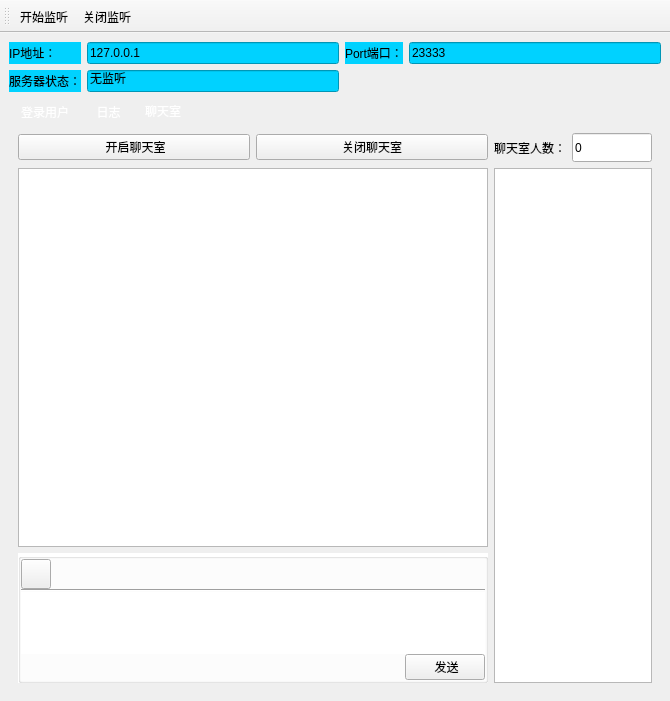
<?xml version="1.0" encoding="UTF-8"?>
<ui version="4.0">
 <class>QMServer</class>
 <widget class="QMainWindow" name="QMServer">
  <property name="geometry">
   <rect>
    <x>0</x>
    <y>0</y>
    <width>670</width>
    <height>701</height>
   </rect>
  </property>
  <property name="minimumSize">
   <size>
    <width>670</width>
    <height>550</height>
   </size>
  </property>
  <property name="maximumSize">
   <size>
    <width>670</width>
    <height>16777215</height>
   </size>
  </property>
  <property name="windowTitle">
   <string>服务器</string>
  </property>
  <property name="windowIcon">
   <iconset>
    <normaloff>:/icon/fwq.png</normaloff>:/icon/fwq.png</iconset>
  </property>
  <property name="styleSheet">
   <string notr="true">QMainWindow{
background-image: url(:/icon/gyg.jpg);
}
QTabWidget::pane{
border:none;
}

QTabBar::tab{
	background:transparent;
	color: rgb(255, 255, 255);
}</string>
  </property>
  <widget class="QWidget" name="centralwidget">
   <layout class="QGridLayout" name="gridLayout_2">
    <item row="0" column="0">
     <layout class="QGridLayout" name="gridLayout">
      <item row="0" column="0">
       <widget class="QLabel" name="label_4">
        <property name="styleSheet">
         <string notr="true">background-color: rgb(0, 210, 255);</string>
        </property>
        <property name="text">
         <string>IP地址：</string>
        </property>
       </widget>
      </item>
      <item row="0" column="1">
       <widget class="QLineEdit" name="ip">
        <property name="styleSheet">
         <string notr="true">background-color: rgb(0, 210, 255);</string>
        </property>
        <property name="text">
         <string>127.0.0.1</string>
        </property>
       </widget>
      </item>
      <item row="0" column="2">
       <widget class="QLabel" name="label_5">
        <property name="styleSheet">
         <string notr="true">background-color: rgb(0, 210, 255);
</string>
        </property>
        <property name="text">
         <string>Port端口：</string>
        </property>
       </widget>
      </item>
      <item row="0" column="3">
       <widget class="QLineEdit" name="port">
        <property name="styleSheet">
         <string notr="true">background-color: rgb(0, 210, 255);</string>
        </property>
        <property name="text">
         <string>23333</string>
        </property>
        <property name="readOnly">
         <bool>false</bool>
        </property>
       </widget>
      </item>
      <item row="1" column="0">
       <widget class="QLabel" name="label">
        <property name="styleSheet">
         <string notr="true">background-color: rgb(0, 210, 255);</string>
        </property>
        <property name="text">
         <string>服务器状态：</string>
        </property>
       </widget>
      </item>
      <item row="1" column="1">
       <widget class="QLineEdit" name="lineEdit">
        <property name="styleSheet">
         <string notr="true">background-color:rgb(0, 210, 255);</string>
        </property>
        <property name="text">
         <string>无监听</string>
        </property>
        <property name="readOnly">
         <bool>true</bool>
        </property>
       </widget>
      </item>
     </layout>
    </item>
    <item row="1" column="0">
     <widget class="QTabWidget" name="tabWidget">
      <property name="acceptDrops">
       <bool>false</bool>
      </property>
      <property name="autoFillBackground">
       <bool>false</bool>
      </property>
      <property name="styleSheet">
       <string notr="true"/>
      </property>
      <property name="currentIndex">
       <number>2</number>
      </property>
      <widget class="QWidget" name="tab">
       <attribute name="title">
        <string>登录用户</string>
       </attribute>
       <layout class="QVBoxLayout" name="verticalLayout_3">
        <item>
         <widget class="QTableWidget" name="tableWidget">
          <property name="styleSheet">
           <string notr="true">background-image: url(:/icon/0x1024a0a0.jpg);
</string>
          </property>
          <property name="editTriggers">
           <set>QAbstractItemView::NoEditTriggers</set>
          </property>
          <property name="dragEnabled">
           <bool>false</bool>
          </property>
          <property name="dragDropOverwriteMode">
           <bool>false</bool>
          </property>
          <property name="selectionMode">
           <enum>QAbstractItemView::ExtendedSelection</enum>
          </property>
          <property name="selectionBehavior">
           <enum>QAbstractItemView::SelectRows</enum>
          </property>
          <property name="textElideMode">
           <enum>Qt::ElideMiddle</enum>
          </property>
          <property name="showGrid">
           <bool>true</bool>
          </property>
          <property name="sortingEnabled">
           <bool>false</bool>
          </property>
          <attribute name="horizontalHeaderMinimumSectionSize">
           <number>30</number>
          </attribute>
          <attribute name="horizontalHeaderDefaultSectionSize">
           <number>132</number>
          </attribute>
          <attribute name="verticalHeaderVisible">
           <bool>false</bool>
          </attribute>
          <column>
           <property name="text">
            <string>账号</string>
           </property>
          </column>
          <column>
           <property name="text">
            <string>地址</string>
           </property>
          </column>
          <column>
           <property name="text">
            <string>端口</string>
           </property>
          </column>
          <column>
           <property name="text">
            <string>登录时间</string>
           </property>
          </column>
         </widget>
        </item>
       </layout>
      </widget>
      <widget class="QWidget" name="tab_2">
       <attribute name="title">
        <string> 日志</string>
       </attribute>
       <layout class="QVBoxLayout" name="verticalLayout_2">
        <item>
         <layout class="QHBoxLayout" name="horizontalLayout">
          <item>
           <widget class="QLabel" name="label_3">
            <property name="styleSheet">
             <string notr="true">background-color: rgb(0, 210, 255);</string>
            </property>
            <property name="text">
             <string>服务器日志：</string>
            </property>
           </widget>
          </item>
          <item>
           <spacer name="horizontalSpacer">
            <property name="orientation">
             <enum>Qt::Horizontal</enum>
            </property>
            <property name="sizeHint" stdset="0">
             <size>
              <width>40</width>
              <height>20</height>
             </size>
            </property>
           </spacer>
          </item>
         </layout>
        </item>
        <item>
         <widget class="QPlainTextEdit" name="plainTextEdit">
          <property name="readOnly">
           <bool>true</bool>
          </property>
          <property name="plainText">
           <string/>
          </property>
         </widget>
        </item>
       </layout>
      </widget>
      <widget class="QWidget" name="tab_3">
       <attribute name="title">
        <string>聊天室</string>
       </attribute>
       <layout class="QGridLayout" name="gridLayout_3">
        <item row="0" column="0">
         <widget class="QPushButton" name="pushButton">
          <property name="text">
           <string> 开启聊天室</string>
          </property>
          <property name="icon">
           <iconset>
            <normaloff>:/icon/ks.png</normaloff>:/icon/ks.png</iconset>
          </property>
         </widget>
        </item>
        <item row="0" column="1">
         <widget class="QPushButton" name="pushButton_2">
          <property name="text">
           <string>关闭聊天室</string>
          </property>
          <property name="icon">
           <iconset>
            <normaloff>:/icon/tz.png</normaloff>:/icon/tz.png</iconset>
          </property>
         </widget>
        </item>
        <item row="0" column="2">
         <widget class="QLabel" name="label_2">
          <property name="sizePolicy">
           <sizepolicy hsizetype="Maximum" vsizetype="Preferred">
            <horstretch>0</horstretch>
            <verstretch>0</verstretch>
           </sizepolicy>
          </property>
          <property name="styleSheet">
           <string notr="true"/>
          </property>
          <property name="text">
           <string>聊天室人数：</string>
          </property>
         </widget>
        </item>
        <item row="0" column="3">
         <widget class="QLineEdit" name="lineEdit_4">
          <property name="minimumSize">
           <size>
            <width>0</width>
            <height>29</height>
           </size>
          </property>
          <property name="maximumSize">
           <size>
            <width>80</width>
            <height>16777215</height>
           </size>
          </property>
          <property name="styleSheet">
           <string notr="true"/>
          </property>
          <property name="text">
           <string>0</string>
          </property>
          <property name="readOnly">
           <bool>true</bool>
          </property>
         </widget>
        </item>
        <item row="1" column="0" colspan="2">
         <widget class="QTextEdit" name="textEdit">
          <property name="readOnly">
           <bool>true</bool>
          </property>
         </widget>
        </item>
        <item row="1" column="2" rowspan="2" colspan="2">
         <widget class="QListWidget" name="listWidget">
          <property name="maximumSize">
           <size>
            <width>200</width>
            <height>16777215</height>
           </size>
          </property>
         </widget>
        </item>
        <item row="2" column="0" colspan="2">
         <widget class="QGroupBox" name="groupBox">
          <property name="maximumSize">
           <size>
            <width>16777215</width>
            <height>130</height>
           </size>
          </property>
          <property name="styleSheet">
           <string notr="true">QGroupBox{
background-color: rgb(255, 255, 255);
}</string>
          </property>
          <property name="title">
           <string/>
          </property>
          <layout class="QGridLayout" name="gridLayout_4">
           <property name="leftMargin">
            <number>0</number>
           </property>
           <property name="topMargin">
            <number>0</number>
           </property>
           <property name="rightMargin">
            <number>0</number>
           </property>
           <property name="bottomMargin">
            <number>0</number>
           </property>
           <property name="horizontalSpacing">
            <number>7</number>
           </property>
           <property name="verticalSpacing">
            <number>0</number>
           </property>
           <item row="0" column="0">
            <widget class="QPushButton" name="pushButton_4">
             <property name="minimumSize">
              <size>
               <width>30</width>
               <height>30</height>
              </size>
             </property>
             <property name="maximumSize">
              <size>
               <width>30</width>
               <height>30</height>
              </size>
             </property>
             <property name="text">
              <string/>
             </property>
             <property name="icon">
              <iconset resource="../client/icon.qrc">
               <normaloff>:/icon/bq.png</normaloff>:/icon/bq.png</iconset>
             </property>
            </widget>
           </item>
           <item row="3" column="1">
            <widget class="QPushButton" name="pushButton_3">
             <property name="maximumSize">
              <size>
               <width>16777215</width>
               <height>30</height>
              </size>
             </property>
             <property name="styleSheet">
              <string notr="true"/>
             </property>
             <property name="text">
              <string> 发送</string>
             </property>
            </widget>
           </item>
           <item row="3" column="0">
            <spacer name="horizontalSpacer_2">
             <property name="orientation">
              <enum>Qt::Horizontal</enum>
             </property>
             <property name="sizeHint" stdset="0">
              <size>
               <width>344</width>
               <height>20</height>
              </size>
             </property>
            </spacer>
           </item>
           <item row="2" column="0" colspan="2">
            <widget class="QTextEdit" name="textEdit_2">
             <property name="maximumSize">
              <size>
               <width>16777215</width>
               <height>100</height>
              </size>
             </property>
             <property name="styleSheet">
              <string notr="true">background-color:transparent;
border:none;
background-color: rgb(255, 255, 255);</string>
             </property>
            </widget>
           </item>
           <item row="1" column="0" colspan="2">
            <widget class="Line" name="line">
             <property name="orientation">
              <enum>Qt::Horizontal</enum>
             </property>
            </widget>
           </item>
          </layout>
         </widget>
        </item>
       </layout>
      </widget>
     </widget>
    </item>
   </layout>
  </widget>
  <widget class="QToolBar" name="toolBar">
   <property name="windowTitle">
    <string>toolBar</string>
   </property>
   <property name="allowedAreas">
    <set>Qt::AllToolBarAreas</set>
   </property>
   <property name="toolButtonStyle">
    <enum>Qt::ToolButtonTextUnderIcon</enum>
   </property>
   <attribute name="toolBarArea">
    <enum>TopToolBarArea</enum>
   </attribute>
   <attribute name="toolBarBreak">
    <bool>false</bool>
   </attribute>
   <addaction name="start"/>
   <addaction name="action"/>
  </widget>
  <action name="start">
   <property name="icon">
    <iconset>
     <normaloff>:/icon/ks.png</normaloff>:/icon/ks.png</iconset>
   </property>
   <property name="text">
    <string>开始监听</string>
   </property>
   <property name="toolTip">
    <string>开始监听</string>
   </property>
   <property name="visible">
    <bool>true</bool>
   </property>
  </action>
  <action name="action">
   <property name="icon">
    <iconset>
     <normaloff>:/icon/tz.png</normaloff>:/icon/tz.png</iconset>
   </property>
   <property name="text">
    <string>关闭监听</string>
   </property>
  </action>
 </widget>
 <resources/>
 <connections/>
</ui>
